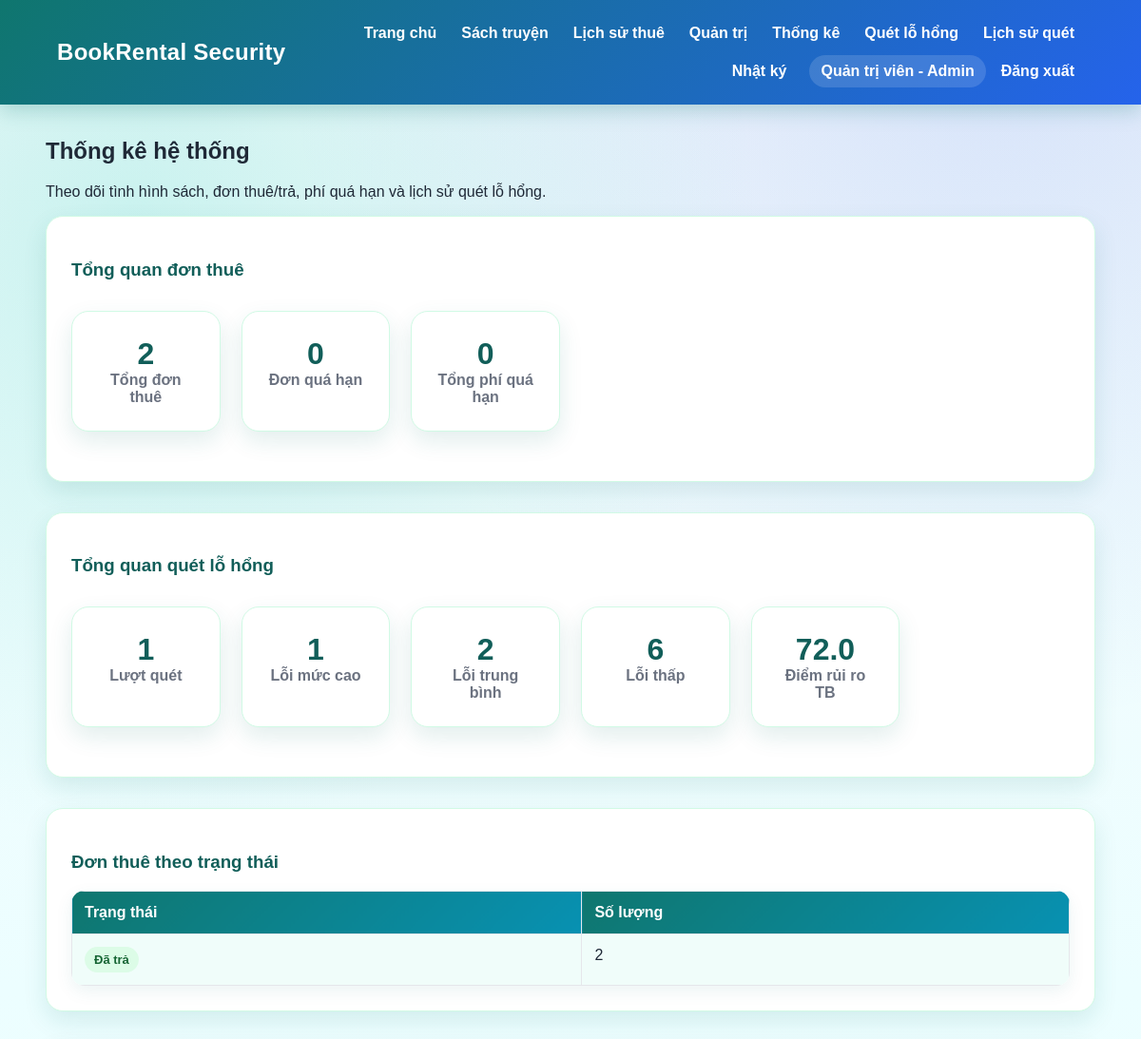
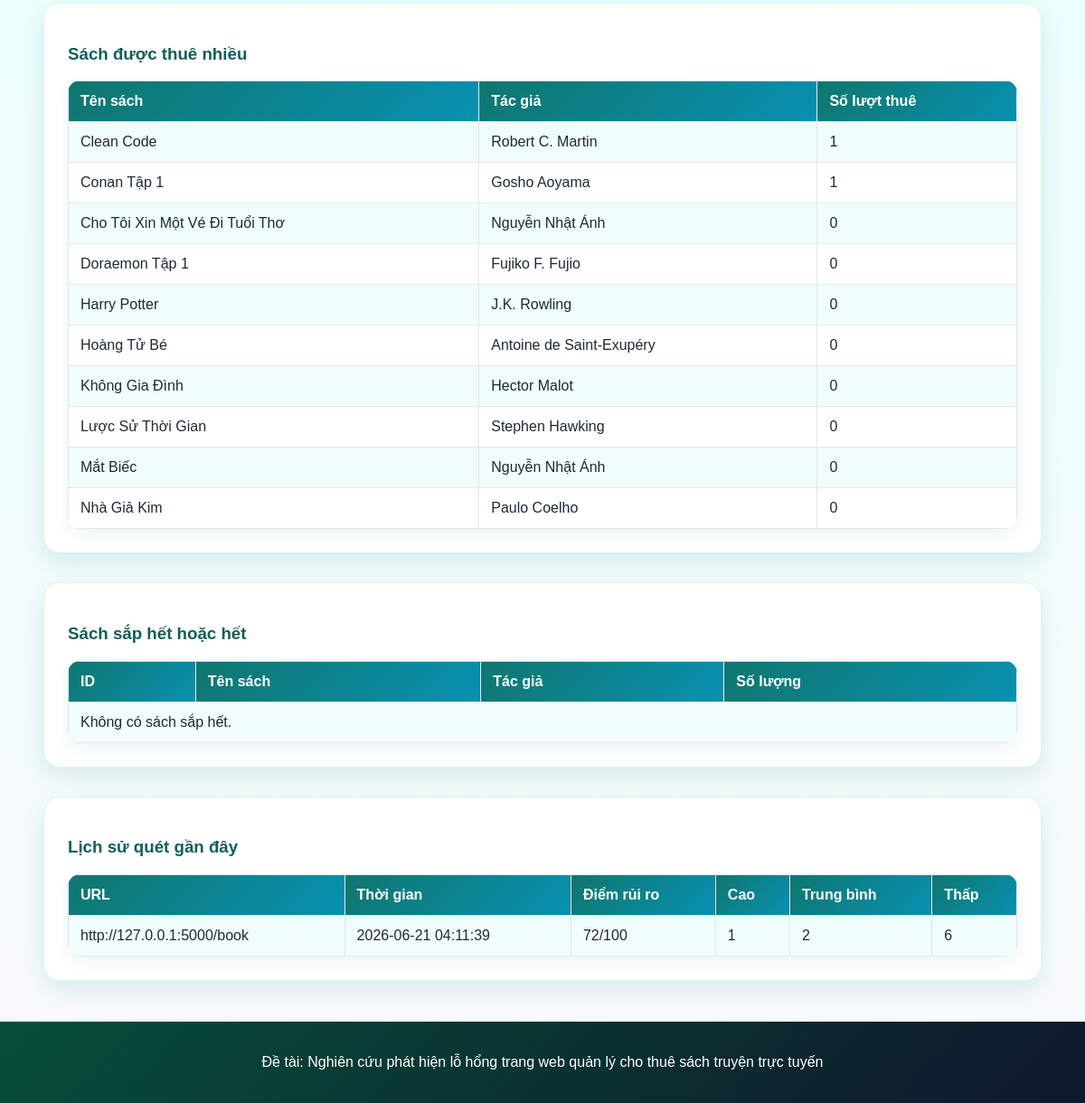
Screenshot of /analytics (signed in) with the database file from the repository (2 pictures, top to bottom).
### tables this page shows
CREATE TABLE books (
            id INTEGER PRIMARY KEY AUTOINCREMENT,
            title TEXT NOT NULL,
            author TEXT NOT NULL,
            category TEXT NOT NULL,
            quantity INTEGER NOT NULL,
            price REAL NOT NULL,
            description TEXT,
            cover_image TEXT
        );

CREATE TABLE scan_history (
            id INTEGER PRIMARY KEY AUTOINCREMENT,
            url TEXT NOT NULL,
            scanned_at TEXT NOT NULL,
            total INTEGER NOT NULL,
            high_count INTEGER NOT NULL,
            medium_count INTEGER NOT NULL,
            low_count INTEGER NOT NULL,
            risk_score INTEGER DEFAULT 0,
            results_json TEXT NOT NULL,
            created_by INTEGER,
            FOREIGN KEY(created_by) REFERENCES users(id)
        );

### app.py (the view)
@app.route("/analytics")
@permission_required("manage_rentals")
def analytics():
    conn = get_db()
    rental_by_status = conn.execute(
        """
        SELECT status, COUNT(*) AS total
        FROM rentals
        GROUP BY status
        ORDER BY total DESC
        """
    ).fetchall()
    popular_books = conn.execute(
        """
        SELECT books.title, books.author, COUNT(rentals.id) AS total_rentals
        FROM books
        LEFT JOIN rentals ON books.id = rentals.book_id
        GROUP BY books.id
        ORDER BY total_rentals DESC, books.title ASC
        LIMIT 10
        """
    ).fetchall()
    low_stock_books = conn.execute(
        """
        SELECT id, title, author, quantity
        FROM books
        WHERE quantity <= 2
        ORDER BY quantity ASC, title ASC
        """
    ).fetchall()
    scan_overview = conn.execute(
        """
        SELECT
            COUNT(*) AS total_scans,
            COALESCE(SUM(high_count), 0) AS high_total,
            COALESCE(SUM(medium_count), 0) AS medium_total,
            COALESCE(SUM(low_count), 0) AS low_total,
            COALESCE(ROUND(AVG(risk_score), 1), 0) AS avg_risk_score
        FROM scan_history
        """
    ).fetchone()
    latest_scans = conn.execute(
        """
        SELECT url, scanned_at, high_count, medium_count, low_count, risk_score
        FROM scan_history
        ORDER BY id DESC
        LIMIT 5
        """
    ).fetchall()
    rental_overview = conn.execute(
        """
        SELECT
            COUNT(*) AS total_rentals,
            SUM(CASE WHEN status = 'Đã xác nhận' AND due_at < date('now') THEN 1 ELSE 0 END) AS overdue_total,
            COALESCE(SUM(late_fee), 0) AS late_fee_total
        FROM rentals
        """
    ).fetchone()
    conn.close()
    return render_template(
        "analytics.html",
        rental_by_status=rental_by_status,
        popular_books=popular_books,
        low_stock_books=low_stock_books,
        scan_overview=scan_overview,
        latest_scans=latest_scans,
        rental_overview=rental_overview,
    )

### app.py (called while the page is built)
def get_db():
    conn = sqlite3.connect(DATABASE)
    conn.row_factory = sqlite3.Row
    return conn

def role_required(*allowed_roles):
    def decorator(view_func):
        @wraps(view_func)
        def wrapper(*args, **kwargs):
            if "user_id" not in session:
                flash("Bạn cần đăng nhập để sử dụng chức năng này.")
                return redirect(url_for("login"))
            if session.get("role") not in allowed_roles:
                flash("Bạn không có quyền truy cập chức năng này.")
                return redirect(url_for("index"))
            return view_func(*args, **kwargs)
        return wrapper
    return decorator

@app.context_processor
def inject_permissions():
    role = session.get("role")
    return {
        "roles": ROLES,
        "can_manage_books": role in PERMISSIONS["manage_books"],
        "can_manage_rentals": role in PERMISSIONS["manage_rentals"],
        "can_manage_users": role in PERMISSIONS["manage_users"],
        "can_security_scan": role in PERMISSIONS["security_scan"],
    }

@app.template_filter("status_class")
def status_class_filter(status):
    mapping = {
        "Chờ xác nhận": "pending",
        "Đã xác nhận": "approved",
        "Đã trả": "returned",
        "Đã hủy": "cancelled",
    }
    return mapping.get(status, "pending")

### templates/analytics.html
{% extends "base.html" %}
{% block content %}
<div class="page-title">
    <div>
        <h2>Thống kê hệ thống</h2>
        <p>Theo dõi tình hình sách, đơn thuê/trả, phí quá hạn và lịch sử quét lỗ hổng.</p>
    </div>
</div>
<section class="admin-section">
    <h3>Tổng quan đơn thuê</h3>
    <section class="stats-grid compact">
        <div class="stat-card"><strong>{{ rental_overview.total_rentals }}</strong><span>Tổng đơn thuê</span></div>
        <div class="stat-card"><strong>{{ rental_overview.overdue_total or 0 }}</strong><span>Đơn quá hạn</span></div>
        <div class="stat-card"><strong>{{ "{:,.0f}".format(rental_overview.late_fee_total or 0) }}</strong><span>Tổng phí quá hạn</span></div>
    </section>
</section>
<section class="admin-section">
    <h3>Tổng quan quét lỗ hổng</h3>
    <section class="stats-grid compact">
        <div class="stat-card"><strong>{{ scan_overview.total_scans }}</strong><span>Lượt quét</span></div>
        <div class="stat-card"><strong>{{ scan_overview.high_total }}</strong><span>Lỗi mức cao</span></div>
        <div class="stat-card"><strong>{{ scan_overview.medium_total }}</strong><span>Lỗi trung bình</span></div>
        <div class="stat-card"><strong>{{ scan_overview.low_total }}</strong><span>Lỗi thấp</span></div>
        <div class="stat-card"><strong>{{ scan_overview.avg_risk_score }}</strong><span>Điểm rủi ro TB</span></div>
    </section>
</section>
<section class="admin-section">
    <h3>Đơn thuê theo trạng thái</h3>
    <table>
        <tr><th>Trạng thái</th><th>Số lượng</th></tr>
        {% for item in rental_by_status %}
            <tr><td><span class="status-badge {{ item.status|status_class }}">{{ item.status }}</span></td><td>{{ item.total }}</td></tr>
        {% else %}
            <tr><td colspan="2">Chưa có đơn thuê.</td></tr>
        {% endfor %}
    </table>
</section>
<section class="admin-section">
    <h3>Sách được thuê nhiều</h3>
    <table>
        <tr><th>Tên sách</th><th>Tác giả</th><th>Số lượt thuê</th></tr>
        {% for book in popular_books %}
            <tr><td>{{ book.title }}</td><td>{{ book.author }}</td><td>{{ book.total_rentals }}</td></tr>
        {% else %}
            <tr><td colspan="3">Chưa có dữ liệu.</td></tr>
        {% endfor %}
    </table>
</section>
<section class="admin-section">
    <h3>Sách sắp hết hoặc hết</h3>
    <table>
        <tr><th>ID</th><th>Tên sách</th><th>Tác giả</th><th>Số lượng</th></tr>
        {% for book in low_stock_books %}
            <tr><td>{{ book.id }}</td><td>{{ book.title }}</td><td>{{ book.author }}</td><td>{{ book.quantity }}</td></tr>
        {% else %}
            <tr><td colspan="4">Không có sách sắp hết.</td></tr>
        {% endfor %}
    </table>
</section>
<section class="admin-section">
    <h3>Lịch sử quét gần đây</h3>
    <table>
        <tr><th>URL</th><th>Thời gian</th><th>Điểm rủi ro</th><th>Cao</th><th>Trung bình</th><th>Thấp</th></tr>
        {% for item in latest_scans %}
            <tr><td>{{ item.url }}</td><td>{{ item.scanned_at }}</td><td>{{ item.risk_score }}/100</td><td>{{ item.high_count }}</td><td>{{ item.medium_count }}</td><td>{{ item.low_count }}</td></tr>
        {% else %}
            <tr><td colspan="6">Chưa có lịch sử quét.</td></tr>
        {% endfor %}
    </table>
</section>
{% endblock %}

### static/style.css (style rules this page uses)
* { box-sizing: border-box; }
:root { --primary: #0f766e; --primary-dark: #115e59; --primary-light: #ccfbf1; --secondary: #2563eb; --bg: #f0fdfa; --card: #ffffff; --text: #1f2937; --muted: #6b7280; --border: #d1fae5; --danger: #dc2626; --warning: #f59e0b; --safe: #16a34a; --shadow: 0 10px 25px rgba(15, 118, 110, 0.12); }
body { margin: 0; font-family: Arial, sans-serif; background: linear-gradient(180deg, #ecfeff, #f0fdfa); color: var(--text); }
.features, .stats-grid { display: grid; grid-template-columns: repeat(3, 1fr); gap: 22px; margin-top: 32px; }
.stats-grid.compact { grid-template-columns: repeat(6, 1fr); margin-bottom: 26px; }
.stat-card, .card, .book-card, .result-card, .admin-section, .form-box, .scan-block, .empty-box { background: var(--card); padding: 26px; border-radius: 18px; box-shadow: var(--shadow); border: 1px solid var(--border); }
.stat-card { text-align: center; }
.stat-card strong { display: block; font-size: 32px; color: var(--primary-dark); }
.stat-card span { color: var(--muted); font-weight: bold; }
.card h3, .book-card h3, .admin-section h3, .result-card h3 { color: var(--primary-dark); }
.page-title, .section-heading, .scan-summary, .result-title { display: flex; align-items: center; justify-content: space-between; gap: 18px; }
.page-title h2, .page-title p, .section-heading h3 { margin-top: 0; }
table { width: 100%; border-collapse: collapse; background: white; margin-top: 16px; border-radius: 14px; overflow: hidden; box-shadow: 0 6px 18px rgba(15, 118, 110, 0.08); }
table th, table td { padding: 13px; border: 1px solid #e5e7eb; text-align: left; vertical-align: top; }
table th { background: linear-gradient(135deg, #0f766e, #0891b2); color: white; }
table tr:nth-child(even) { background: #f0fdfa; }
.admin-section { margin-bottom: 32px; }
.level-pill, .status-badge { display: inline-block; padding: 6px 10px; border-radius: 999px; font-size: 13px; font-weight: bold; }
.status-badge.returned { background: #dcfce7; color: #166534; }
body { background: radial-gradient(circle at 12% 10%, rgba(45, 212, 191, 0.22), transparent 28%), radial-gradient(circle at 88% 0%, rgba(37, 99, 235, 0.16), transparent 30%), linear-gradient(180deg, #f8fafc, #ecfeff 45%, #f8fafc); }
table td, table th { vertical-align: top; }

### rows the page displays
books: title "Clean Code", author "Robert C. Martin", total_rentals "1"
books: title "Conan Tập 1", author "Gosho Aoyama", total_rentals "1"
books: title "Cho Tôi Xin Một Vé Đi Tuổi Thơ", author "Nguyễn Nhật Ánh", total_rentals "0"
books: title "Doraemon Tập 1", author "Fujiko F. Fujio", total_rentals "0"
books: title "Harry Potter", author "J.K. Rowling", total_rentals "0"
books: title "Hoàng Tử Bé", author "Antoine de Saint-Exupéry", total_rentals "0"
books: title "Không Gia Đình", author "Hector Malot", total_rentals "0"
books: title "Lược Sử Thời Gian", author "Stephen Hawking", total_rentals "0"
books: title "Mắt Biếc", author "Nguyễn Nhật Ánh", total_rentals "0"
books: title "Nhà Giả Kim", author "Paulo Coelho", total_rentals "0"
scan_history: url "http://127.0.0.1:5000/book", scanned_at "2026-06-21 04:11:39", risk_score "72", high_count "1", medium_count "2", low_count "6"

### other values shown
{{ session.get("fullname") }} "Quản trị viên"
{{ roles.get(session.get("role"), session.get("role")) }} "Admin"
{{ rental_overview.total_rentals }} "2"
{{ rental_overview.overdue_total or 0 }} "0"
{{ "{:,.0f}".format(rental_overview.late_fee_total or 0) }} "0"
{{ scan_overview.total_scans }} "1"
{{ scan_overview.high_total }} "1"
{{ scan_overview.medium_total }} "2"
{{ scan_overview.low_total }} "6"
{{ scan_overview.avg_risk_score }} "72.0"
{{ item.status }} "Đã trả"
{{ item.total }} "2"
